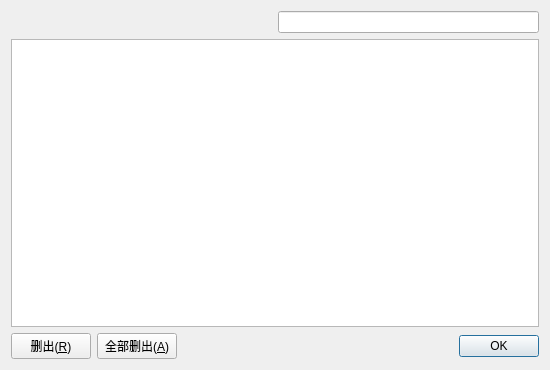
<?xml version="1.0" encoding="UTF-8"?>
<ui version="4.0">
 <class>CookiesDialog</class>
 <widget class="QDialog" name="CookiesDialog">
  <property name="geometry">
   <rect>
    <x>0</x>
    <y>0</y>
    <width>550</width>
    <height>370</height>
   </rect>
  </property>
  <property name="windowTitle">
   <string>Cookies</string>
  </property>
  <layout class="QGridLayout">
   <item row="0" column="0">
    <spacer>
     <property name="orientation">
      <enum>Qt::Horizontal</enum>
     </property>
     <property name="sizeHint" stdset="0">
      <size>
       <width>252</width>
       <height>20</height>
      </size>
     </property>
    </spacer>
   </item>
   <item row="0" column="1">
    <widget class="SearchLineEdit" name="search"/>
   </item>
   <item row="1" column="0" colspan="2">
    <widget class="EditTableView" name="cookiesTable"/>
   </item>
   <item row="2" column="0" colspan="2">
    <layout class="QHBoxLayout">
     <item>
      <widget class="QPushButton" name="removeButton">
       <property name="text">
        <string>删出(&amp;R)</string>
       </property>
      </widget>
     </item>
     <item>
      <widget class="QPushButton" name="removeAllButton">
       <property name="text">
        <string>全部删出(&amp;A)</string>
       </property>
      </widget>
     </item>
     <item>
      <spacer>
       <property name="orientation">
        <enum>Qt::Horizontal</enum>
       </property>
       <property name="sizeHint" stdset="0">
        <size>
         <width>40</width>
         <height>20</height>
        </size>
       </property>
      </spacer>
     </item>
     <item>
      <widget class="QDialogButtonBox" name="buttonBox">
       <property name="standardButtons">
        <set>QDialogButtonBox::Ok</set>
       </property>
      </widget>
     </item>
    </layout>
   </item>
  </layout>
 </widget>
 <customwidgets>
  <customwidget>
   <class>SearchLineEdit</class>
   <extends>QLineEdit</extends>
   <header>searchlineedit.h</header>
  </customwidget>
  <customwidget>
   <class>EditTableView</class>
   <extends>QTableView</extends>
   <header>edittableview.h</header>
  </customwidget>
 </customwidgets>
 <resources/>
 <connections>
  <connection>
   <sender>buttonBox</sender>
   <signal>accepted()</signal>
   <receiver>CookiesDialog</receiver>
   <slot>accept()</slot>
   <hints>
    <hint type="sourcelabel">
     <x>472</x>
     <y>329</y>
    </hint>
    <hint type="destinationlabel">
     <x>461</x>
     <y>356</y>
    </hint>
   </hints>
  </connection>
 </connections>
</ui>
